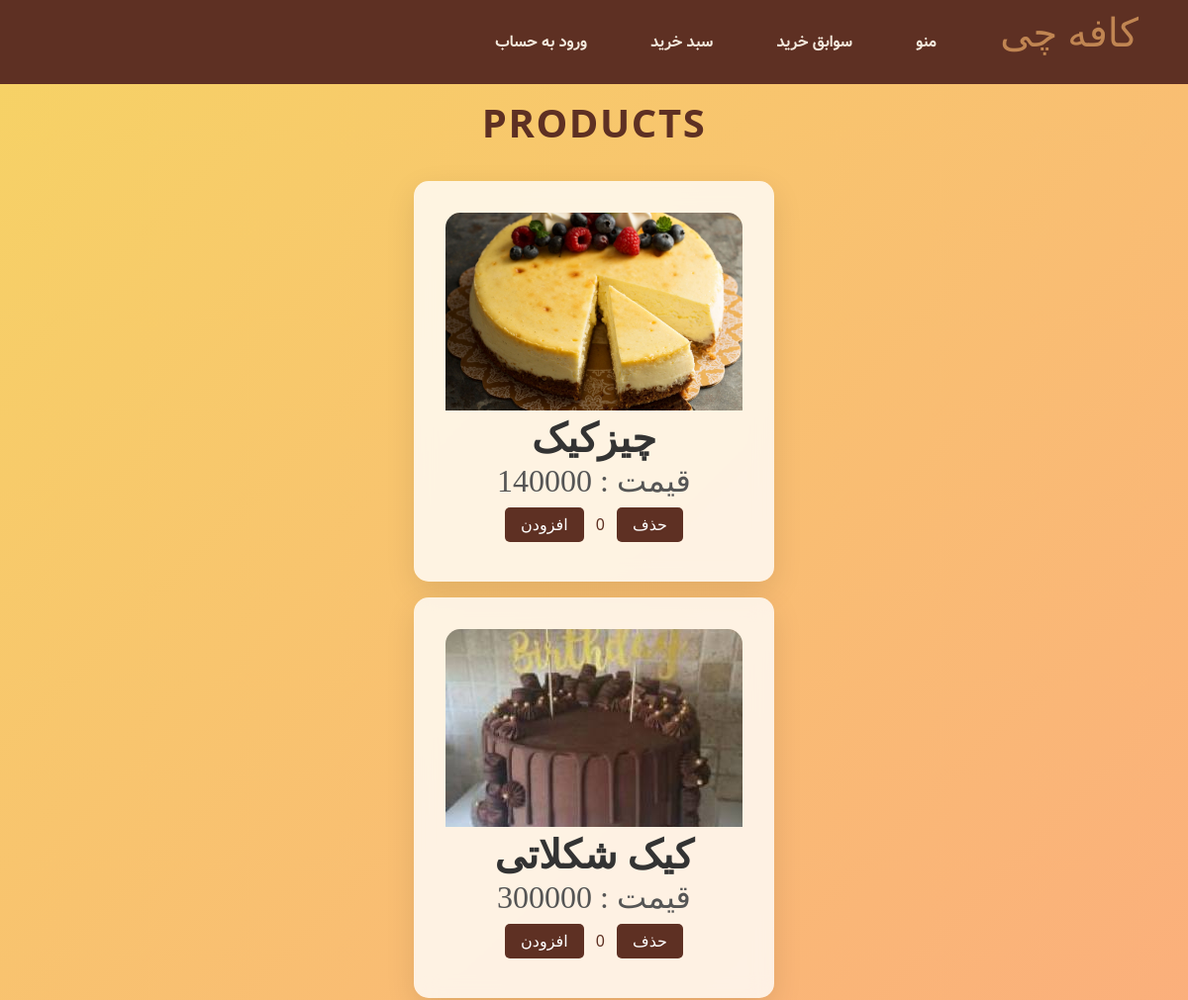
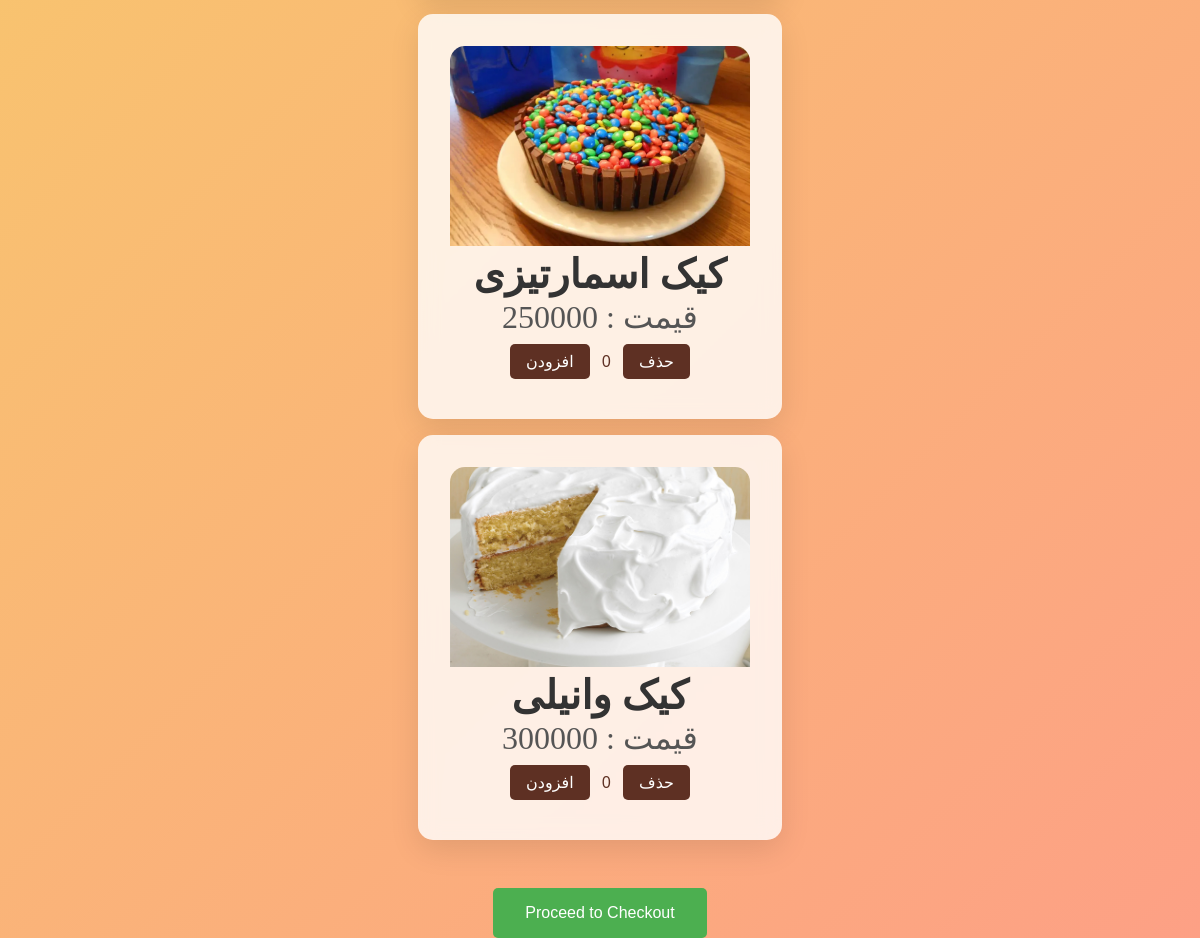
Page /products/CAKE/ on the committed database (2 pictures, top to bottom).
### main/models.py (models this page shows, shortened)
class Product(models.Model):
    HOT_DRINK = 'HOT DRINK'
    COLD_DRINK = 'COLD DRINK'
    CAKE = 'CAKE'
    ICE_CREAM = 'ICE CREAM'
    PRODUCT_CHOICES = [
        (HOT_DRINK, 'Hot Drink'),
        (COLD_DRINK, 'Cold Drink'),
        (CAKE, 'Cake'),
        (ICE_CREAM,'Ice Cream')
    ]
    id = models.AutoField(primary_key=True)
    name = models.CharField(max_length=255)
    sugar = models.IntegerField(validators=[max_integer_validator],default=0)
    Coffee = models.IntegerField(validators=[max_integer_validator],default=0)
    Flour = models.IntegerField(validators=[max_integer_validator],default=0)
    Chocolate = models.IntegerField(validators=[max_integer_validator],default=0)
    milk = models.IntegerField(validators=[max_integer_validator],default=0)
    vertical = models.CharField(max_length=10,choices=PRODUCT_CHOICES,default=HOT_DRINK)
    price = models.IntegerField(validators=[max_integer_validator],default=0)
    image = models.ImageField(upload_to='product_images',blank=True,null=True)
    sales_count = models.PositiveIntegerField(default=0,editable=False)

### main/views.py (the view)
# urls.py: path('products/<str:vertical>/', product_list_view, name='product_list'),
def product_list_view(request, vertical):
    products = Product.objects.filter(vertical=vertical)
    return render(request, 'product_list.html', {'products': products, 'vertical': vertical})

### templates/product_list.html (shortened to what this page needs)
<!DOCTYPE html>
<html lang="en">
<head>
    {% include "includes/base.html" %}
    <h2>Products</h2>
</head>
<body>
    {% load custom_filters %}
    {% for product in products %}
    <div class="product" data-id="{{ product.id }}" data-price="{{ product.price }}">
        <img src="{{ product.image.url }}" alt="{{ product.name }}" style="width:100%; border-radius: 15px 15px 0 0; max-height: 200px; object-fit: cover;">
        <h3>{{ product.name }}</h3>
        <p> {{ product.price }} : قیمت</p>
        <button class="add">افزودن</button>
        <span class="quantity" id="quantity-{{ product.id }}">0</span>
        <button class="remove">حذف</button>
    </div>
    {% endfor %}
    <form id="checkout-form" action="{% url 'checkout' %}" method="POST">
        <button type="submit">Proceed to Checkout</button>
    </form>
</body>
</html>

### templates/includes/base.html (style rules this page uses)
body, html { margin: 0; padding: 0; }

### templates/product_list.html (style rules this page uses)
body { margin: 0; padding: 0; background: linear-gradient(135deg, #f6d365 0%, #fda085 100%); font-family: 'Segoe UI', Tahoma, Geneva, Verdana, sans-serif; color: #333; text-align: center; margin-top: 6rem; }
h2 { font-size: 2.5rem; color: #5e3023; margin-bottom: 2rem; text-transform: uppercase; letter-spacing: 0.1rem; justify-content: center; }
.product { background-color: rgba(255, 255, 255, 0.8); backdrop-filter: blur(10px); border-radius: 15px; box-shadow: 0 10px 30px rgba(0, 0, 0, 0.1); padding: 2rem; margin: 1rem auto; max-width: 300px; transition: transform 0.3s ease, box-shadow 0.3s ease; }
.product h3 { font-size: 2.5rem; font-weight: 700; margin-bottom: 1rem; font-family: Nastaligh; margin: auto; }
.product p { font-size: 2rem; color: #555; font-family: Nastaligh; margin: auto; }
.add, .remove { background-color: #5e3023; color: #fff; border: none; border-radius: 5px; padding: 0.5rem 1rem; cursor: pointer; font-size: 1rem; margin: 0.5rem; transition: background-color 0.3s ease; }
.quantity { font-size: 1rem; color: #5e3023; }
#checkout-form button { background-color: #4CAF50; color: white; border: none; border-radius: 5px; padding: 1rem 2rem; cursor: pointer; font-size: 1rem; margin-top: 2rem; transition: background-color 0.3s ease; }

### rows in the picture
Product: image (picture), name "چیزکیک", price "140000"
Product: image (picture), name "کیک شکلاتی", price "300000"
Product: image (picture), name "کیک اسمارتیزی", price "250000"
Product: image (picture), name "کیک وانیلی", price "300000"
